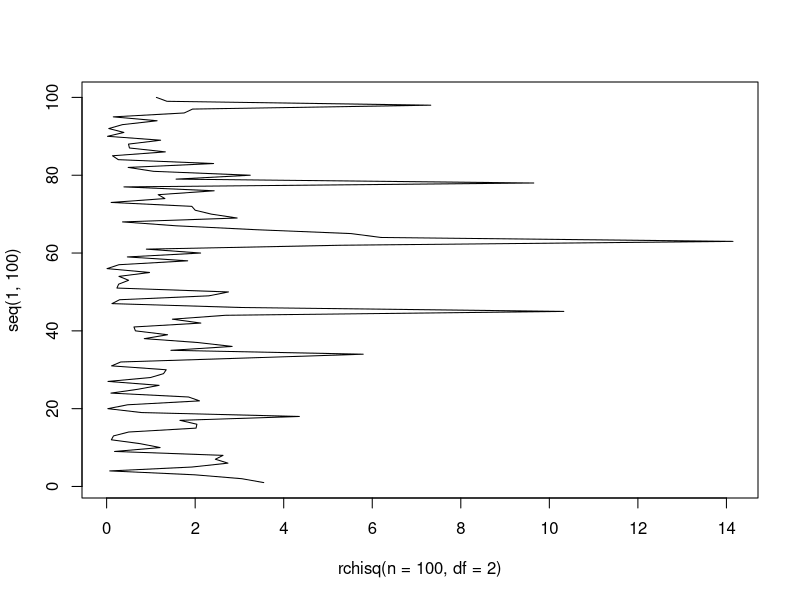

The R script that drew this image: (Note: this script raises an error after producing the figure.)
rchisq(n = 100, df = 2) #to find PDFS of chi squared
plot(rchisq(n = 100, df = 2),seq(1,100),  type="l")

pt(q = 4, df = 7)
dt()
qt()
rt()

################ R ON CLT#################
###sum of n random variables distributeed as Unif that approximate as Normal
#M = number of extractions from pop, arranged in a matrix with M rows and n columns
#the first row is going to be 1° extraction of n Random Variables and like that over 
#until the nth sum of extarctions of RVs

n=2 #sample size (num of rvs to sum)
M=10000 #number of simulation
X= runif(n = M*n)
Xmat=matrix(data = X, nrow = M, ncol = n)
print(Xmat)
dim(Xmat)

Y= rowSums(Xmat)#sum of a all row
Y= apply(X = Xmat, MARGIN = 1, FUN = sum) #same thing but more flexible 
                                          #as you can put any function
hist(Y, breaks = 50, col=4, prob=TRUE)#it need sdensity on y becasue a normal has desnity on y
plot(function(x)dnorm(x, mean = n/2, sd = sqrt(n/12)), add=TRUE, col=2,
     lwd=3, xlim=range(Y))
#CLT ofr sum of n uniforms
par(mfrow=c(2,2))
for(n in c(1,2,5,10)){
  X= runif(n = M*n)
  Xmat=matrix(data = X, nrow = M, ncol = n)
  Y= rowSums(Xmat)
  Y= apply(X = Xmat, MARGIN = 1, FUN = sum) 
  hist(Y, breaks = 50, col=4, prob=TRUE)
  plot(function(x)dnorm(x, mean = n/2, sd = sqrt(n/12)), add=TRUE, col=2,
       lwd=3, xlim=range(Y))
}
############ Monte-carlo estimation#############
#P(S2>3) to evaluate, when X distr N(3,4) n=7
#we can find the prob becasue we know how S2 distributes in a particular case,
#The chi2 = (n-1*S2)/sigma2 
1-pchisq(q = 18/4,6)
#if we want ot evaluate P(s2>3) withou using the chi2 i can do
M=10000
Mu=3 #pop mean
sigma=2 #pop sd
n=7 #sample size
C=0 #it is the counter of number of times that the event of in terest happen S2>3
for(i in 1:M){
  x= rnorm(n,Mu, sigma) #to extract sample
  s2= var(x) #computer sample variance
  if(s2>3) C=C+1 #update counter if condition is true
}
C
C/M # to make the probability

#Alternative way without creating the counter
C= rep(0,M) #repeat 0 M times to fill by 1 when condition is matched
for(i in 1:M){
  x= rnorm(n,Mu, sigma) 
  s2= var(x) 
  if(s2>3) C[i]=1
  }
plot(cumsum(C)/(1:M))#cumulative sum
par(mfrow=c(1,1))     

#Alternative way without creating a full object
Z= c() #repeat 0 M times to fill by 1 when condition is matched
for(i in 1:M){
  x= rnorm(n,Mu, sigma) 
  s2= var(x) 
  if(s2>3) {
    Z=c(Z, 1) #everytime the conditon is matched I add a new item (1)
  } else {#otherwise you add 0
    Z=c(Z,0)
  }
  }
plot(cumsum(Z)/(1:M))

#######Create a function for computing the pooled S2 
#Inputs: 
  #x1=sample form pop 1,
  #x2=sample from pop 2

psv= function(x1, x2){
  n1= length(x1)
  n2= length(x2)
  S1=var(n1)
  S2=var(n2)
  alfa= (n1-1)/(n1+n2-2)
  psv=(alfa*S1)+((1-alfa)*S2)
  return(psv)
}
x= rnorm(100,0,1)
y= rnorm(50, 0, 2)
psv(x,y)
